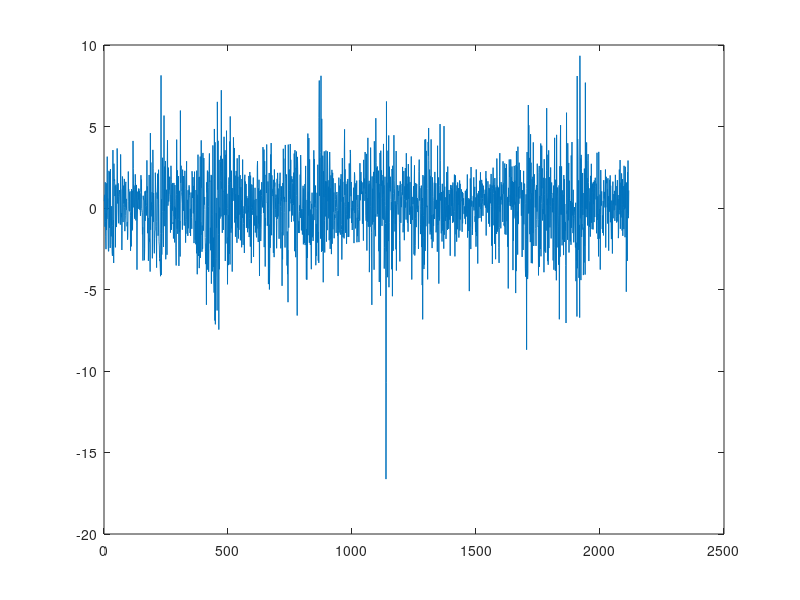

Here is the MATLAB script that generated this plot: (Note: this script raises an error after producing the figure.)
usematlab = true;

%%
% weekly close price of NSYE, data provided with GRETL
load nysewk.mat;
n = size(nysewk);
y = 100 * log( nysewk(2:n) ./ nysewk(1:n-1) );
data = y;
plot(y);


%%
%%%%%%%%%%%%%%% Unconstrained maximization of logL  %%%%%%%%%%%
% note that the objective has a minus sign in front, as fminunc
% minimizes, but we want to maximize the logL
thetastart = [mean(y); var(y); 0.1];
[thetahat, logL] = fminunc(@(theta) -arch1(theta, data), thetastart);

logL = -logL; % re-convert

%%%%%%%%%%%%%%%%   Results   %%%%%%%%%%%%%%%%
fprintf('ARCH(1) results for NYSEWK data set (fminunc)\n');

fprintf('the estimate\n');
disp(thetahat);

fprintf('the logL value');
disp(logL);

BIC = -2*logL + size(thetahat,1)*log(size(y,1));
fprintf('BIC value');
disp(BIC);

%%
%%%%%%%%%%%%%%% Constrained maximization of logL  %%%%%%%%%%%
%  ARCH model needs parameter restrictions for stationariry and positive variance
%  fmincon can be used to impose them
lb = [-Inf; 0; 0];
ub = [Inf; Inf; 1];
if usematlab
  [thetahat, logL] = fmincon(@(theta) -arch1(theta, data), thetastart, [],[], [],[], lb, ub);
else
  [thetahat, logL] = sqp(thetahat, @(theta) -arch1(theta,data),[], [], lb, ub); %Octave replacement for fmincon
end

logL_UR = -logL; % re-convert

%%%%%%%%%%%%%%%%   Results   %%%%%%%%%%%%%%%%
fprintf('ARCH(1) results for NYSEWK data set (fmincon - impose stationarity) \n');

fprintf('the estimate\n');
disp(thetahat);

fprintf('the logL value');
disp(logL_UR);

%%
%%%%%%%% here's an example of a binding constraint: use the results to do LR test   
R = [0 1 1]; % a silly constraint: make last 2 coefficients add to 2.5
r = 2.5;
lb = [-Inf; 0; 0];
ub = [Inf; Inf; 1];
if usematlab
  [thetahat_r, logL] = fmincon(@(theta) -arch1(theta, data), thetastart, [],[],R,r, lb, ub);
else
  [thetahat_r, logL] = sqp(thetahat, @(theta) -arch1(theta,data),@(theta) R*theta-r, [], lb, ub); %Octave replacement for fmincon
end
logL_R = -logL; % re-convert

%%%%%%%%%%%%%%%%   Results   %%%%%%%%%%%%%%%%
fprintf('ARCH(1) results for NYSEWK data set (fmincon - impose silly restriction) \n');

fprintf('the estimate\n');
disp(thetahat_r);

fprintf('the logL value');
disp(logL_R);

fprintf('the LR test statistic');
disp(2*(logL_UR-logL_R));

